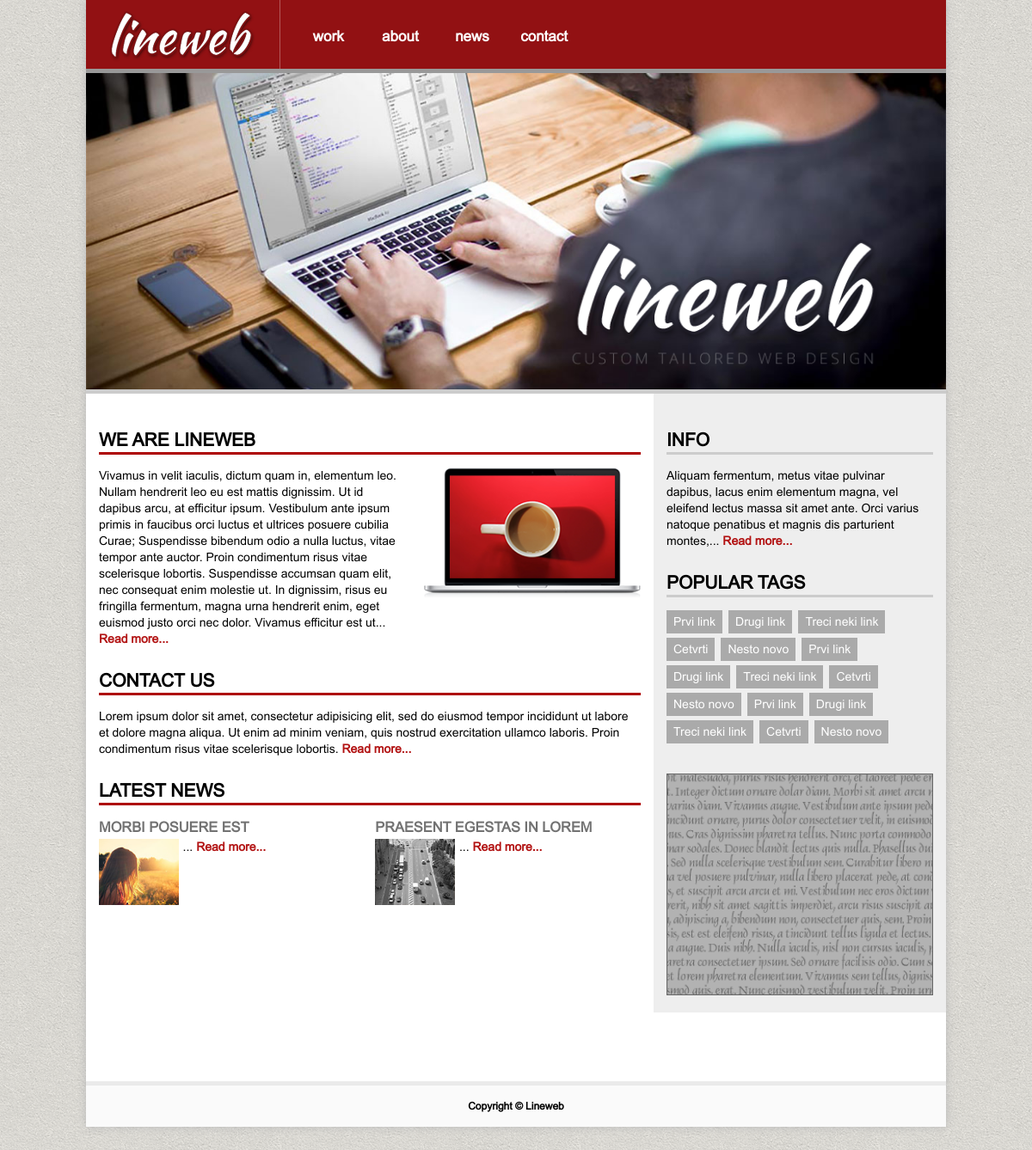
Before: / with the older database file.
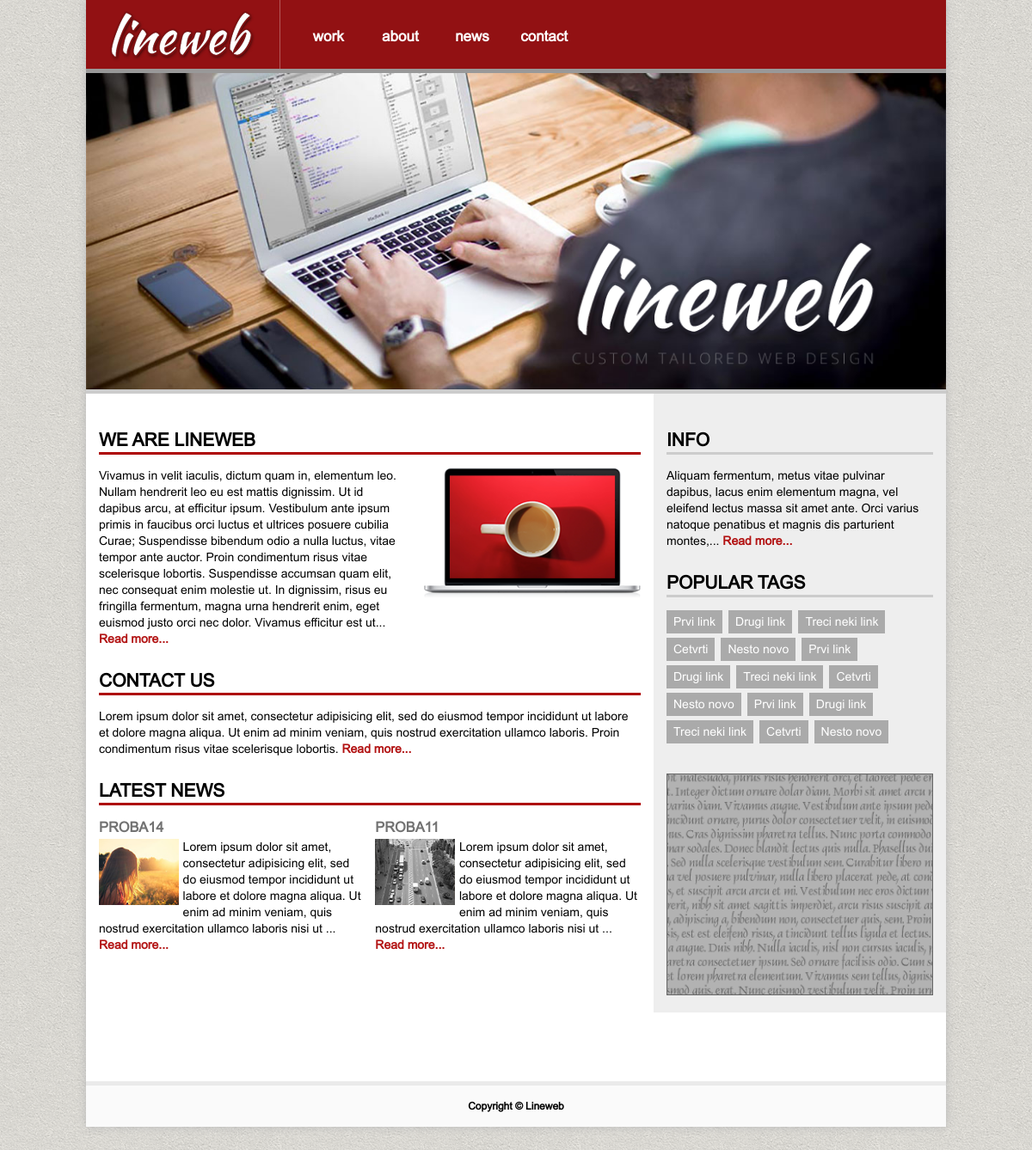
After: the same page with the newer database file.
### tables this page shows
CREATE TABLE `news` (
  `id` int(10) NOT NULL,
  `title` varchar(50) NOT NULL,
  `image` varchar(50) NOT NULL,
  `news_text` longtext NOT NULL,
  `id_user` int(10) NOT NULL
);

### controller/index.php (called while the page is built, shortened)
<?php
class index extends Controller{
	public function index(){
		$top_six = DBNews::topSix();
		$this->show_view('index');
	}
}

### model/DB.php (called while the page is built, shortened)
<?php
class DB {
	public static $conn;
	public static function getInstance(){
		return self::$conn;
	}
	public function __construct(){
		self::$conn = mysqli_connect(DBSERVER,DBUSER,DBPASS,DBNAME);
	}
	public static function executeSQL($sql) {
		$db = self::getInstance();
		$req = $db->query($sql);
		return $req;
	}
}

### model/DBNews.php (called while the page is built, shortened)
<?php
class DBNews extends DB {
	public static function topSix($pg=0) {
		$sql = 'SELECT * FROM news ORDER BY id DESC LIMIT '.$pg.',6';
		$req = DB::executeSQL($sql);
		$top_six = $req->fetch_all(MYSQLI_ASSOC);
		return $top_six;
	}
}

### view/index.php (the view)
<div class="slide_show clearfix">
	<div class="img_holder clearfix"></div>
	<div class="front_over"></div>
</div>
<main class="clearfix">
	<div class="left">
		<div class="prvi clearfix">
			<h2>WE ARE LINEWEB</h2>
			<div>
				<div>
					<img src="assets/images/computer.png">
				</div>
				<p>Vivamus in velit iaculis, dictum quam in, elementum leo. Nullam hendrerit leo eu est mattis dignissim. Ut id dapibus arcu, at efficitur ipsum. Vestibulum ante ipsum primis in faucibus orci luctus et ultrices posuere cubilia Curae; Suspendisse bibendum odio a nulla luctus, vitae tempor ante auctor. Proin condimentum risus vitae scelerisque lobortis. Suspendisse accumsan quam elit, nec consequat enim molestie ut. In dignissim, risus eu fringilla fermentum, magna urna hendrerit enim, eget euismod justo orci nec dolor. Vivamus efficitur est ut... <a href="#">Read more...</a></p>
			</div>
		</div>
		<div>
			<h2>CONTACT US</h2>
			<p>Lorem ipsum dolor sit amet, consectetur adipisicing elit, sed do eiusmod
			tempor incididunt ut labore et dolore magna aliqua. Ut enim ad minim veniam,
			quis nostrud exercitation ullamco laboris. Proin condimentum risus vitae scelerisque lobortis. <a href="#">Read more...</a></p>
		</div>
		<div class="treci clearfix">
			<h2>LATEST NEWS</h2>
			<div class="news_left">
				<div class="news_slider">
					<?php
					foreach ($this->data['content_left'] as $value) {
						?>
						<div clas="single_news_holder">
							<h3><?php echo $value['title']; ?></h3>
							<img src="/lineweb/assets/uploads/images/<?php echo $value['image']; ?>">
							<p class="clearfix"><?php echo substr($value['news_text'], 0, 200).'... '; ?><a href="news/<?php echo $value['id']; ?>">Read more...</a></p>
						</div>
						<?php
					}
					?>
				</div>
			</div>
			<div class="news_right">
				<div class="news_slider">
					<?php
					foreach ($this->data['content_right'] as $value) {
						?>
						<div clas="single_news_holder">
							<h3><?php echo $value['title']; ?></h3>
							<img src="/lineweb/assets/uploads/images/<?php echo $value['image']; ?>">
							<p class="clearfix"><?php echo substr($value['news_text'], 0, 200).'... '; ?><a href="news/<?php echo $value['id']; ?>">Read more...</a></p>
						</div>
						<?php
					}
					?>
				</div>
			</div>
		</div>
	</div>
	<div class="right">
		<div>
			<h2>INFO</h2>
			<p>Aliquam fermentum, metus vitae pulvinar dapibus, lacus enim elementum magna, vel eleifend lectus massa sit amet ante. Orci varius natoque penatibus et magnis dis parturient montes,... <a href="#">Read more...</a></p>
		</div>
		<div class="clearfix">
			<h2>POPULAR TAGS</h2>
			<ul>
				<li><a href="#">Prvi link</a></li>
				<li><a href="#">Drugi link</a></li>
				<li><a href="#">Treci neki link</a></li>
				<li><a href="#">Cetvrti</a></li>
				<li><a href="#">Nesto novo</a></li>
				<li><a href="#">Prvi link</a></li>
				<li><a href="#">Drugi link</a></li>
				<li><a href="#">Treci neki link</a></li>
				<li><a href="#">Cetvrti</a></li>
				<li><a href="#">Nesto novo</a></li>
				<li><a href="#">Prvi link</a></li>
				<li><a href="#">Drugi link</a></li>
				<li><a href="#">Treci neki link</a></li>
				<li><a href="#">Cetvrti</a></li>
				<li><a href="#">Nesto novo</a></li>
			</ul>
		</div>
		<div>
			<img src="assets/images/reklama.gif">
		</div>
	</div>
</main>

### index.php (shortened to what this page needs)
<?php
class Controller{
	public function show_view($view) {
		require 'view/header.php';
		require 'view/'.$view.'.php';
		require 'view/footer.php';
	}
}
if (isset($_GET['m']) && !empty($_GET['m'])) {
	$controller = $_GET['c'];
	include 'controller/'.$controller.'.php';
	$c = new $controller;
	if($controller != 'news') {
		$method = $_GET['m'];
		$c->$method();
	} else {
		if($_GET['c'] == 'news' && $_GET['m'] == 'index') {
			$method = 'index';
			$c->$method(0);
		} else if(strpos($_GET['m'], 'p') === false) {
			$id = $_GET['m'];
			$c->getSingle($id);
		} else {
			$pg = substr($_GET['m'], 1)*6-6;
			$method = 'index';
			$c->$method($pg);
		}
	}
} else {
	include 'controller/index.php';
	$c = new index;
}

### view/header.php (shortened to what this page needs)
<!DOCTYPE html>
<html>
	<head>
		<link rel="stylesheet" type="text/css" href="/lineweb/assets/css/main.css" media="screen">
		<link rel="stylesheet" type="text/css" href="/lineweb/assets/css/responsive.css" media="screen">
	</head>
	<body>
		<div class="wrapper">
			<header>
				<a href="/lineweb/"><div class="logo_img"></div></a>
				<nav>
					<ul class="clearfix">
						<li><a href="/lineweb/work/index">work</a></li>
						<li><a href="/lineweb/about/index">about</a></li>
						<li><a href="/lineweb/news/index">news</a></li>
						<li><a href="/lineweb/contact/index">contact</a></li>
					</ul>
				</nav>
			</header>

### view/footer.php (shortened to what this page needs)
			<footer>
				<span>Copyright &copy; Lineweb</span>
			</footer>
		</div>
	</body>
</html>

### assets/css/main.css (style rules this page uses)
body, header, main, nav, ul, li, h2, h3, p, a { margin: 0; padding: 0; }
body { background-image: url(../images/background.png); font-family: 'arialregular'; font-size: 14px; }
.clearfix:after { visibility: hidden; display: block; font-size: 0; content: " "; clear: both; height: 0; }
.wrapper { background-color: #999999; width: 73%; margin: 0 auto 40px auto; box-shadow: 0 0 10px #BABABA; }
header { background-color: #921113; width: 100%; min-height: 80px; position: relative; }
header .logo_img { background-image: url(../images/logo.png); background-size: contain; background-repeat: no-repeat; background-position: center; height: 80px; margin: 0 auto; }
header nav { display: none; }
header nav ul li { list-style: none; height: 80px; text-align: center; }
header nav ul li a { display: block; text-decoration: none; color: white; line-height: 5; font-size: 17px; font-weight: bold; height: 100%; width: 100%; transition: all .3s ease; }
.slide_show { position: relative; border-top: 5px solid #999999; }
.img_holder { width: 100%; background-image: url(../images/front.jpg); background-size: contain; background-repeat: no-repeat; height: 0; padding-top: 36.75%; animation: front_slider 15s infinite; }
.front_over { float: right; position: absolute; top: 50%; left: 55%; background-image: url(../images/front-over.png); width: 45%; background-size: contain; background-repeat: no-repeat; height: 0; padding-top: 17%; margin-right: -1000px; margin-bottom: -1000px; }
main { background-color: #FFFFFF; border-top: 5px solid #CCCCCC; border-bottom: 5px solid #EAEAEA; }
main h2 { margin-top: 25px; margin-bottom: 15px; }
main .left { width: 95%; padding: 1.5%; margin-bottom: 25px; }
main .left h2 { border-bottom: 3px solid #AD0101; }
main p a { text-decoration: none; color: #B21212; font-weight: bold; }
main .left .prvi div div img { width: 60%; }
h3 { text-transform: uppercase; color: #727272; margin-bottom: 2px; }
main .left .treci .news_left, main .left .treci .news_right { width: 100%; max-height: 200px; overflow: hidden; }
main .left .treci .news_left .news_slider div, main .left .treci .news_right .news_slider div { height: 33.33%; margin-bottom: 10px; }
main .left .treci .news_left img, main .left .treci .news_right img { float: left; margin: 0 5px 5px 0; width: 25%; }
main .right { width: 95%; margin-bottom: 5%; background-color: #EEEEEE; padding: 1.5%; }
main .right h2 { border-bottom: 3px solid #CCCCCC; }
main .right li { list-style: none; float: left; margin-right: 15px; margin-bottom: 5px; }
main .right li a { display: inline-block; text-decoration: none; color: white; width: 100%; background-color: #AAAAAA; padding: 4px; text-align: center; font-size: 14px; }
.right div > img { margin-top: 30px; width: 60%; }
footer { background-color: #FAFAFA; clear: both; text-align: center; }
footer span { display: block; font-size: 12px; font-weight: bold; line-height: 4; }

Changed rows visible on the page:
no longer on this page (row edited): news: title "MORBI POSUERE EST", image (picture), shown under "LATEST NEWS"
no longer on this page (row edited): news: title "PRAESENT EGESTAS IN LOREM", image (picture)
added news: title "PROBA14", image (picture), news_text "Lorem ipsum dolor sit amet, consectetur adipisicing elit, sed do eiusmod tempor incididunt ut labore et dolore magna aliqua. Ut enim ad minim veniam, quis nostrud exercitation ullamco laboris nisi ut", shown under "LATEST NEWS"
added news: title "PROBA11", image (picture), news_text "Lorem ipsum dolor sit amet, consectetur adipisicing elit, sed do eiusmod tempor incididunt ut labore et dolore magna aliqua. Ut enim ad minim veniam, quis nostrud exercitation ullamco laboris nisi ut"
